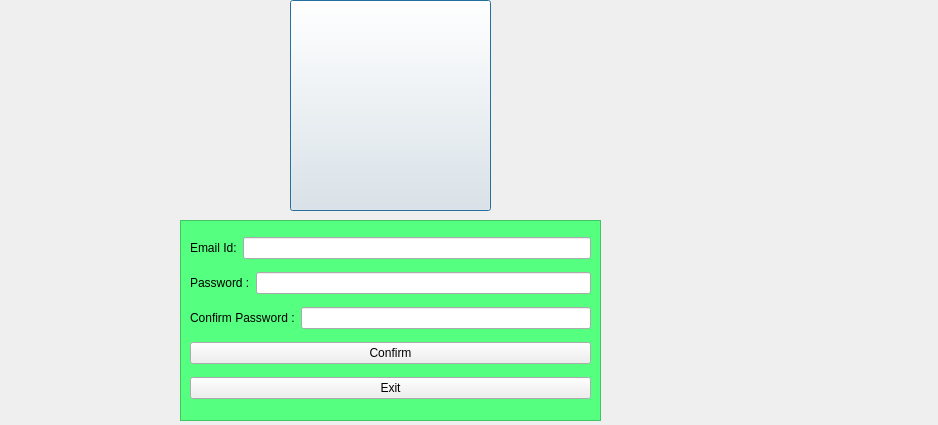
<?xml version="1.0" encoding="UTF-8"?>
<ui version="4.0">
 <class>Dialog</class>
 <widget class="QDialog" name="Dialog">
  <property name="geometry">
   <rect>
    <x>0</x>
    <y>0</y>
    <width>938</width>
    <height>425</height>
   </rect>
  </property>
  <property name="windowTitle">
   <string>Dialog</string>
  </property>
  <widget class="QPushButton" name="pushButton">
   <property name="geometry">
    <rect>
     <x>290</x>
     <y>0</y>
     <width>201</width>
     <height>211</height>
    </rect>
   </property>
   <property name="styleSheet">
    <string notr="true">QPushButton
{
background-image:url(&quot;C://Users//yeshu//Desktop//signup.png&quot;);
}</string>
   </property>
   <property name="text">
    <string/>
   </property>
  </widget>
  <widget class="QFrame" name="frame">
   <property name="geometry">
    <rect>
     <x>180</x>
     <y>220</y>
     <width>421</width>
     <height>201</height>
    </rect>
   </property>
   <property name="styleSheet">
    <string notr="true">QFrame
{
background:#55ff7f;
}</string>
   </property>
   <property name="frameShape">
    <enum>QFrame::StyledPanel</enum>
   </property>
   <property name="frameShadow">
    <enum>QFrame::Raised</enum>
   </property>
   <layout class="QVBoxLayout" name="verticalLayout">
    <item>
     <layout class="QHBoxLayout" name="horizontalLayout">
      <item>
       <widget class="QLabel" name="label">
        <property name="autoFillBackground">
         <bool>false</bool>
        </property>
        <property name="text">
         <string>Email Id:</string>
        </property>
       </widget>
      </item>
      <item>
       <widget class="QLineEdit" name="Email_lineEdit"/>
      </item>
     </layout>
    </item>
    <item>
     <layout class="QHBoxLayout" name="horizontalLayout_2">
      <item>
       <widget class="QLabel" name="label_2">
        <property name="text">
         <string>Password :</string>
        </property>
       </widget>
      </item>
      <item>
       <widget class="QLineEdit" name="Pass_lineEdit">
        <property name="echoMode">
         <enum>QLineEdit::Password</enum>
        </property>
        <property name="cursorMoveStyle">
         <enum>Qt::LogicalMoveStyle</enum>
        </property>
       </widget>
      </item>
     </layout>
    </item>
    <item>
     <layout class="QHBoxLayout" name="horizontalLayout_3">
      <item>
       <widget class="QLabel" name="label_3">
        <property name="text">
         <string>Confirm Password :</string>
        </property>
       </widget>
      </item>
      <item>
       <widget class="QLineEdit" name="Confirm_lineEdit">
        <property name="echoMode">
         <enum>QLineEdit::Password</enum>
        </property>
       </widget>
      </item>
     </layout>
    </item>
    <item>
     <widget class="QPushButton" name="Confirm_Button">
      <property name="text">
       <string>Confirm</string>
      </property>
     </widget>
    </item>
    <item>
     <widget class="QPushButton" name="Exit_Button">
      <property name="text">
       <string>Exit</string>
      </property>
     </widget>
    </item>
   </layout>
  </widget>
 </widget>
 <resources/>
 <connections/>
</ui>
